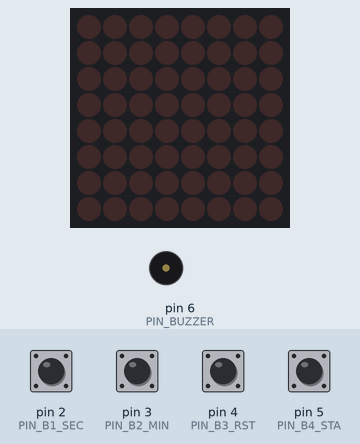
This sketch was run on a simulated Arduino Nano, built with avr-gcc and run on an emulated ATmega328P. On the bench: 8×8 LED matrix, buzzer (waves = sounding, pin HIGH). The test bench sets the inputs (shaded band); at power-on: pin 2 (PIN_B1_SEC), pin 3 (PIN_B2_MIN), pin 4 (PIN_B3_RST), pin 5 (PIN_B4_STA) HIGH.

Above: at 1.2 s.
1.3 s: pin 2 (PIN_B1_SEC) pulled LOW for 1 s
At 3.1 s:
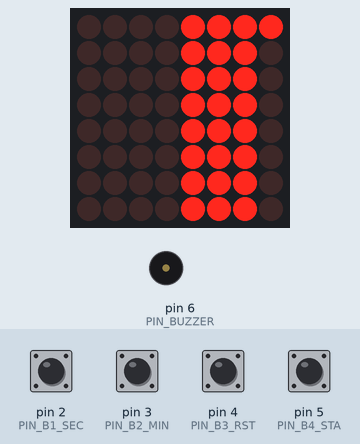
5.3 s: pin 5 (PIN_B4_STA) pulled LOW for 0.15 s
At 5.8 s:
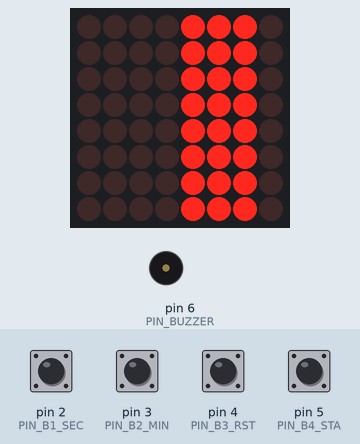
8.4 s: pin 3 (PIN_B2_MIN) pulled LOW for 0.15 s
At 10.6 s:
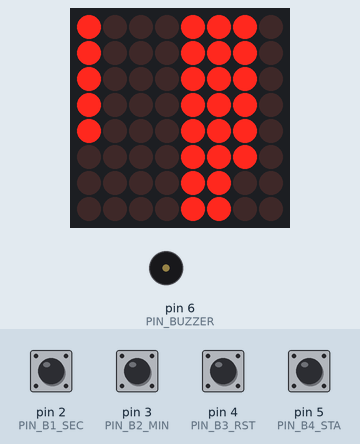
11.5 s: pin 2 (PIN_B1_SEC) pulled LOW for 0.15 s
At 12.7 s:
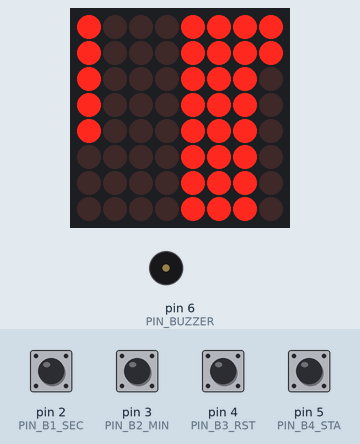
14.6 s: pin 4 (PIN_B3_RST) pulled LOW for 0.15 s
At 15.8 s:
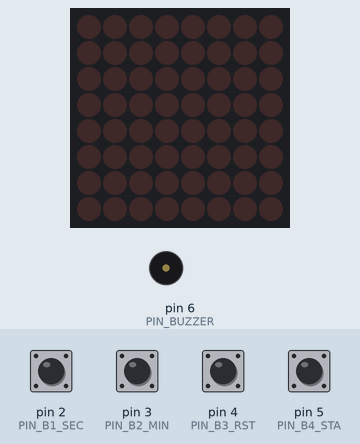
16.2 s: pin 3 (PIN_B2_MIN) pulled LOW for 1 s
At 18.2 s:
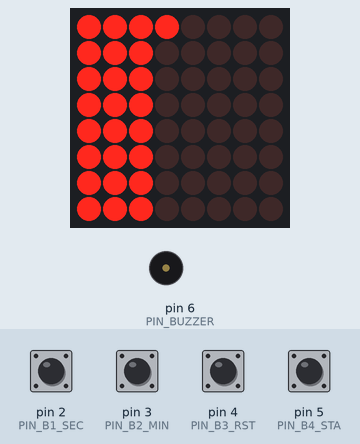
Timing chart, 0 to 19.7 s (numbered marks = the images above; inputs shaded):
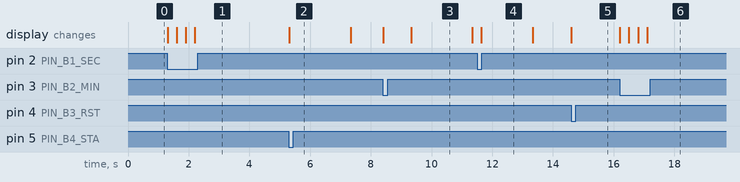

The sketch:

countdownClock.ino
```cpp
/*
 * 我要用arduino nano 製作一個倒數計時器，硬體方面要整合幾個按鈕、LED矩陣、蜂鳴器。

蜂鳴器接在腳位D6；

按鈕共4個，是最普通的小型按鈕，接線腳位在D2～D5

[b1], 每按一下，倒數秒數 往上加10；

[b2], 每按一下，倒數分鐘數 往上加5；

[b3], 每按一下，倒數時間歸零；並且能夠讓鬧鐘停止聲音

[b4], 開始/暫停。


LED點矩陣，型號是MAX7219，共8＊8顆LED燈泡。是用來顯示剩餘時間的。

LED的64顆燈泡，我想分成左邊32顆，右邊32顆來看待。

左邊的32顆代表「分鐘數」；

右邊的32顆代表「秒數」（比較特別的是右邊的一顆燈泡代表的是2秒鐘；2顆燈泡沒有用上）


使用時，若使用者按下[b1]（亦即，倒數增加10秒），右方的燈泡需一次累加亮起5顆燈泡。超過60的話，需進位成1分鐘，並在左方多亮起一顆燈泡。

若使用者按下[b2]（亦即，倒數增加5分鐘），左方的燈泡需一次累加亮起5顆燈泡。上限是32顆燈泡。

按下[b3]時，倒數時間重置為0，LED螢幕消失。若倒數歸零時，蜂鳴器響起，此時按下[b3]也會停止蜂鳴器。

按下[b4]，可暫停或開始倒數。


請整理一下我的需求，看是否有缺失之處。
 */

#include "LedControl.h"

// 定義腳位
const int PIN_B1_SEC = 2;   // +10秒
const int PIN_B2_MIN = 3;   // +5分鐘
const int PIN_B3_RST = 4;   // 重置/停止鬧鐘
const int PIN_B4_STA = 5;   // 開始/暫停
const int PIN_BUZZER = 6;   // 蜂鳴器

// MAX7219 接線: DIN=11, CLK=12, CS=10
LedControl lc = LedControl(11, 12, 10, 1);

// 計時變數
int minutes = 0;
int seconds = 0;
bool isRunning = false;
bool isAlarming = false;

// 倒數計時用計時器
unsigned long lastTickTime = 0;
unsigned long lastDebounceTime = 0;
const int debounceDelay = 200; // 按鈕去彈跳時間 (ms)

void setup() {
  // 設定按鈕為上拉電阻模式 (按下為 LOW)
  pinMode(PIN_B1_SEC, INPUT_PULLUP);
  pinMode(PIN_B2_MIN, INPUT_PULLUP);
  pinMode(PIN_B3_RST, INPUT_PULLUP);
  pinMode(PIN_B4_STA, INPUT_PULLUP);
  pinMode(PIN_BUZZER, OUTPUT);

  // 初始化 MAX7219
  lc.shutdown(0, false);       // 喚醒顯示器
  lc.setIntensity(0, 5);       // 設定亮度 (0~15)
  lc.clearDisplay(0);          // 清除螢幕

  Serial.begin(9600);
}

void loop() {
  handleButtons();

  if (isRunning) {
    countdown();
  }

  if (isAlarming) {
    alarmSignal();
  }

  updateDisplay();
}

// --- 按鈕處理邏輯 ---
void handleButtons() {
  if (millis() - lastDebounceTime < debounceDelay) return;

  // B1: +10秒
  if (digitalRead(PIN_B1_SEC) == LOW) {
    seconds += 10;
    if (seconds >= 60) {
      minutes += 1;
      seconds -= 60;
    }
    if (minutes > 32) minutes = 32; // 上限 32 分鐘
    lastDebounceTime = millis();
  }

  // B2: +5分鐘
  if (digitalRead(PIN_B2_MIN) == LOW) {
    minutes += 5;
    if (minutes > 32) minutes = 32;
    lastDebounceTime = millis();
  }

  // B3: 重置 / 停止鬧鐘
  if (digitalRead(PIN_B3_RST) == LOW) {
    minutes = 0;
    seconds = 0;
    isRunning = false;
    isAlarming = false;
    noTone(PIN_BUZZER);
    lastDebounceTime = millis();
  }

  // B4: 開始 / 暫停
  if (digitalRead(PIN_B4_STA) == LOW) {
    if (minutes > 0 || seconds > 0) {
      isRunning = !isRunning;
    }
    lastDebounceTime = millis();
  }
}

// --- 倒數核心邏輯 ---
void countdown() {
  if (millis() - lastTickTime >= 1000) {
    lastTickTime = millis();

    if (seconds == 0 && minutes == 0) {
      isRunning = false;
      isAlarming = true;
    } else {
      if (seconds == 0) {
        minutes--;
        seconds = 59;
      } else {
        seconds--;
      }
    }
  }
}

// --- 鬧鐘聲音 ---
void alarmSignal() {
  // 簡單的嗶嗶聲
  int state = (millis() / 500) % 2;
  if (state == 1) {
    tone(PIN_BUZZER, 1000);
  } else {
    noTone(PIN_BUZZER);
  }
}

// --- 顯示處理邏輯 (8x8 矩陣填充) ---
void updateDisplay() {
  lc.clearDisplay(0);

  // 1. 顯示左側 32 顆 (分鐘) - 欄位 0, 1, 2, 3
  for (int i = 0; i < minutes; i++) {
    int col = i / 8; // 0~3
    int row = i % 8; // 0~7
    lc.setLed(0, row, col, true);
  }

  // 2. 顯示右側 30 顆 (秒數, 每 2 秒亮一顆) - 欄位 4, 5, 6, 7
  int secLeds = seconds / 2;
  for (int j = 0; j < secLeds; j++) {
    int col = 4 + (j / 8); // 4~7
    int row = j % 8;       // 0~7
    lc.setLed(0, row, col, true);
  }
}
```

Measured:
- after the input at 1.3 s, the display: first changes at once (image 1 shows a later state)
- after the input at 5.3 s, the display: changes at once (image 2)
- after the input at 8.4 s, the display: first changes at once (image 3 shows a later state)
- after the input at 11.5 s, the display: changes after 0.14 s (image 4)
- after the input at 14.6 s, the display: changes at once (image 5)
- after the input at 16.2 s, the display: first changes at once (image 6 shows a later state)
- what the display in image 3 shows lasts 2.0 s, from 9.3 s to 11.3 s
